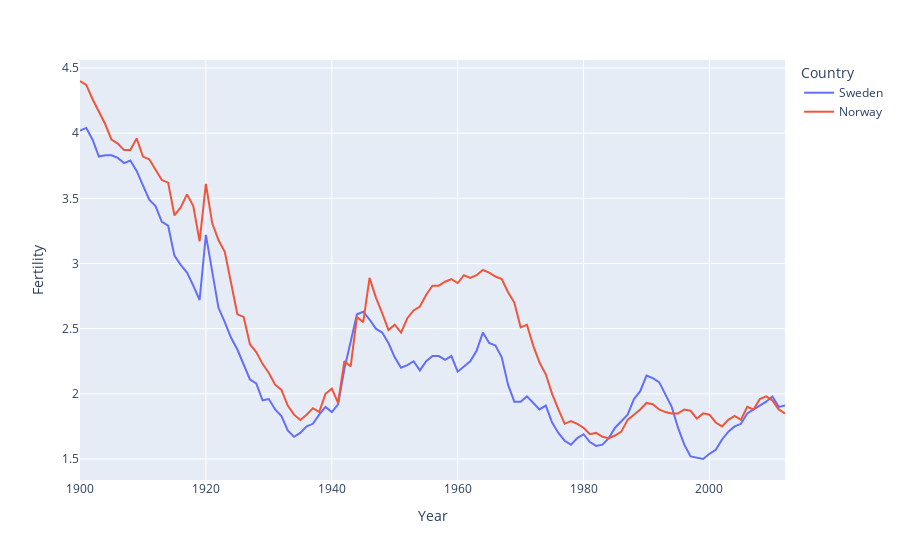

Here is the notebook cell this chart was saved with:
### Code cell
fig1 = px.line(df, x="Year", y="Fertility", color="Country")
fig1.update_layout(hovermode="x")
fig1.show()
